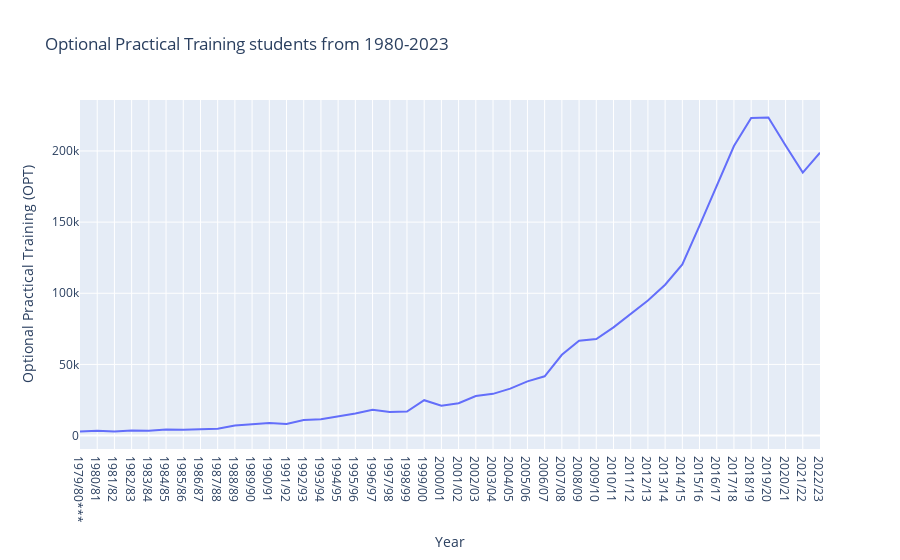

Notebook source saved alongside this figure:
### Code cell
fig = px.line(data_frame=more_data,
              x='Year', 
              y='Optional Practical Training (OPT)',
              title='Optional Practical Training students from 1980-2023',
              hover_name='Optional Practical Training (OPT)')

fig.show()

### Figure 1 — Plotly figure (JSON) as saved in the notebook; plotly's stock layout.template omitted (floating-point values rounded to 4 significant figures)
{"data": [{"hovertemplate": "<b>%{hovertext}</b><br><br>Year=%{x}<br>Optional Practical Training (OPT)=%{y}<extra></extra>", "hovertext": [2840, 3450, 2880, 3620, 3400, 4310, 4150, 4730, 4800, 7020, 7712, 8770, 8230, 11010, 11430, 13208, 15450, 18125, 16582, 16842, 24857, 21058, 22745, 27793, 29340, 32999, 38096, 41660, 56766, 66601, 67804, 76031, 85157, 94919, 105997, 120287, 147498, 175695, 203462, 223085, 223539, 203885, 184759, 198793], "legendgroup": "", "line": {"color": "#636efa", "dash": "solid"}, "marker": {"symbol": "circle"}, "mode": "lines", "name": "", "orientation": "v", "showlegend": false, "type": "scatter", "x": ["1979/80***", "1980/81", "1981/82", "1982/83", "1983/84", "1984/85", "1985/86", "1986/87", "1987/88", "1988/89 ", "1989/90", "1990/91", "1991/92", "1992/93", "1993/94", "1994/95", "1995/96", "1996/97", "1997/98", "1998/99", "1999/00", "2000/01", "2001/02", "2002/03", "2003/04", "2004/05", "2005/06", "2006/07", "2007/08", "2008/09", "2009/10", "2010/11", "2011/12", "2012/13", "2013/14", "2014/15", "2015/16", "2016/17", "2017/18", "2018/19", "2019/20", "2020/21", "2021/22", "2022/23"], "xaxis": "x", "y": [2840, 3450, 2880, 3620, 3400, 4310, 4150, 4730, 4800, 7020, 7712, 8770, 8230, 11010, 11430, 13208, 15450, 18125, 16582, 16842, 24857, 21058, 22745, 27793, 29340, 32999, 38096, 41660, 56766, 66601, 67804, 76031, 85157, 94919, 105997, 120287, 147498, 175695, 203462, 223085, 223539, 203885, 184759, 198793], "yaxis": "y"}], "layout": {"legend": {"tracegroupgap": 0}, "title": {"text": "Optional Practical Training students from 1980-2023"}, "xaxis": {"anchor": "y", "domain": [0, 1], "title": {"text": "Year"}}, "yaxis": {"anchor": "x", "domain": [0, 1], "title": {"text": "Optional Practical Training (OPT)"}}}}
